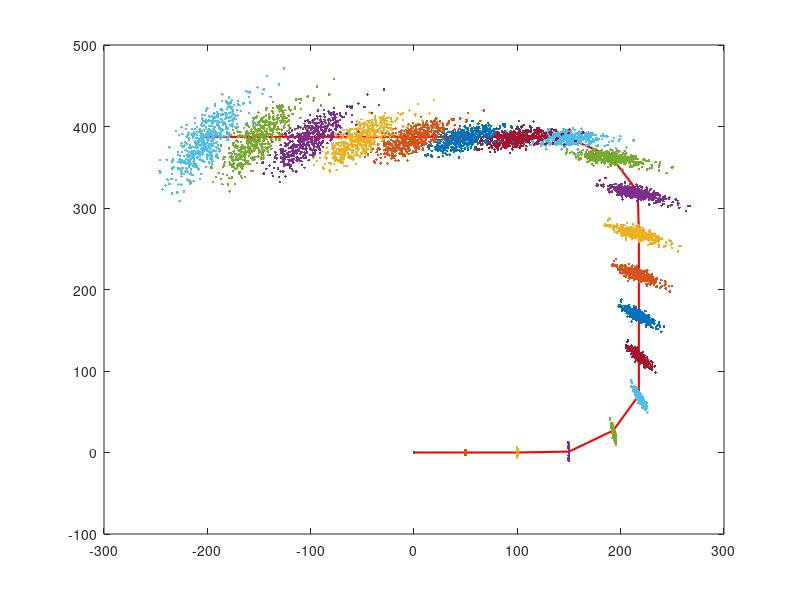

Write MATLAB code to recreate this figure.
function probilblity()
%Algolrithm motion_model_odometry with Normal Distribution Noise

clc
close all

%Initial setting of mobile robot
x = 100;
y =100;
theta = pi/4;

a1 = 0.000005;
a2 = 0.000005;
a3 = 0.000005;
a4 = 0.000005;

trajectory_data = zeros(3,500,20);
odom = zeros(3,20);
odom(:,:) = NaN;
odom(:,1:3)= 0;

trajectory_data(:,:,:) = NaN;
trajectory_data(:,:,1) = 0;

n = 1;
t = 2;

while (t <= 20 )
    

if t < 5
    delta_rot1 = 0;

    delta_trans =50;

    delta_rot2 = 0;
 

elseif (t >= 5)&&(t < 8)
    delta_rot1 = 0;

    delta_trans = 50;

    delta_rot2 = pi/6;
    
 
    
    
elseif (t >= 8)&&(t < 12)
    delta_rot1 = 0;

    delta_trans = 50;

    delta_rot2 = 0;

 

    
elseif (t >= 12)&&(t < 15)
    delta_rot1 = 0;

    delta_trans = 50;

    delta_rot2 = pi/6;
    
    
elseif (t >= 15)&&(t <= 20)
    delta_rot1 = 0;

    delta_trans = 50;

    delta_rot2 = 0;
    
 
end


for n = 1: 500
    
delta_rot1_noise = delta_rot1 - normrnd(0,(a1*delta_rot1^2 + a2*delta_trans^2));

delta_trans_noise = delta_trans - normrnd(0,(a3*delta_trans^2 + a4*delta_rot1^2 + a4*delta_rot2^2));

delta_rot2_noise = delta_rot2 - normrnd(0,(a1*delta_rot2^2 + a2*delta_trans^2));


x = trajectory_data(1,n,t-1) + delta_trans_noise * cos(theta + delta_rot1_noise);

y = trajectory_data(2,n,t-1) + delta_trans_noise * sin(theta + delta_rot1_noise);

theta = trajectory_data(3,n,t-1) + delta_rot1_noise + delta_rot2_noise;


trajectory_data(1,n,t) = x;

trajectory_data(2,n,t) = y;

trajectory_data(3,n,t) = theta;


n = n + 1;

end



t = t + 1;


if t < 5
    
    delta_rot1 = 0;

    delta_trans =50;

    delta_rot2 = 0;
    
    odom(1,t) = odom(1,t-1) + delta_trans;
    
    odom(2,t) = odom(2,t-1);
    
    odom(3,t) = odom(3,t-1) + delta_rot1 + delta_rot2;

elseif (t >= 5)&&(t < 8)
    delta_rot1 = 0;

    delta_trans = 50;

    delta_rot2 = deg2rad(30);
    
    odom(1,t) = odom(1,t-1) + delta_trans * cos(theta + delta_rot1);

    odom(2,t) = odom(2,t-1) + delta_trans * sin(theta + delta_rot1);
    
    odom(3,t) = odom(3,t-1) + delta_rot1 + delta_rot2;
    
    
elseif (t >= 8)&&(t < 12)
    delta_rot1 = 0;

    delta_trans = 50;

    delta_rot2 = 0;

    odom(1,t) = odom(1,t-1);

    odom(2,t) = odom(2,t-1) + delta_trans;
    
    odom(3,t) = odom(3,t-1) + delta_rot1 + delta_rot2;

    
elseif (t >= 12)&&(t < 15)
    delta_rot1 = 0;

    delta_trans = 50;

    delta_rot2 = deg2rad(30);
        
    odom(1,t) = odom(1,t-1) + delta_trans * cos(theta + delta_rot1);

    odom(2,t) = odom(2,t-1) + delta_trans * sin(theta + delta_rot1);
    
    odom(3,t) = odom(3,t-1) + delta_rot1 + delta_rot2;
    
    
elseif (t >= 15)&&(t <= 21)
    delta_rot1 = 0;

    delta_trans = 50;

    delta_rot2 = 0;
    
    odom(1,t) = odom(1,t-1) + delta_trans * cos(-pi);

    odom(2,t) = odom(2,t-1);
    
    odom(3,t) = odom(3,t-1) + delta_rot1 + delta_rot2;
end
end

plot(odom(1,:),odom(2,:),'r','LineWidth',1.5);
pause(3);
hold on 

for m = 1:20
  scatter(trajectory_data(1,5:500,m),trajectory_data(2,5:500,m),'.');
  pause(1);
  hold on
end

end
%  pause(0.);
% 
% hold on